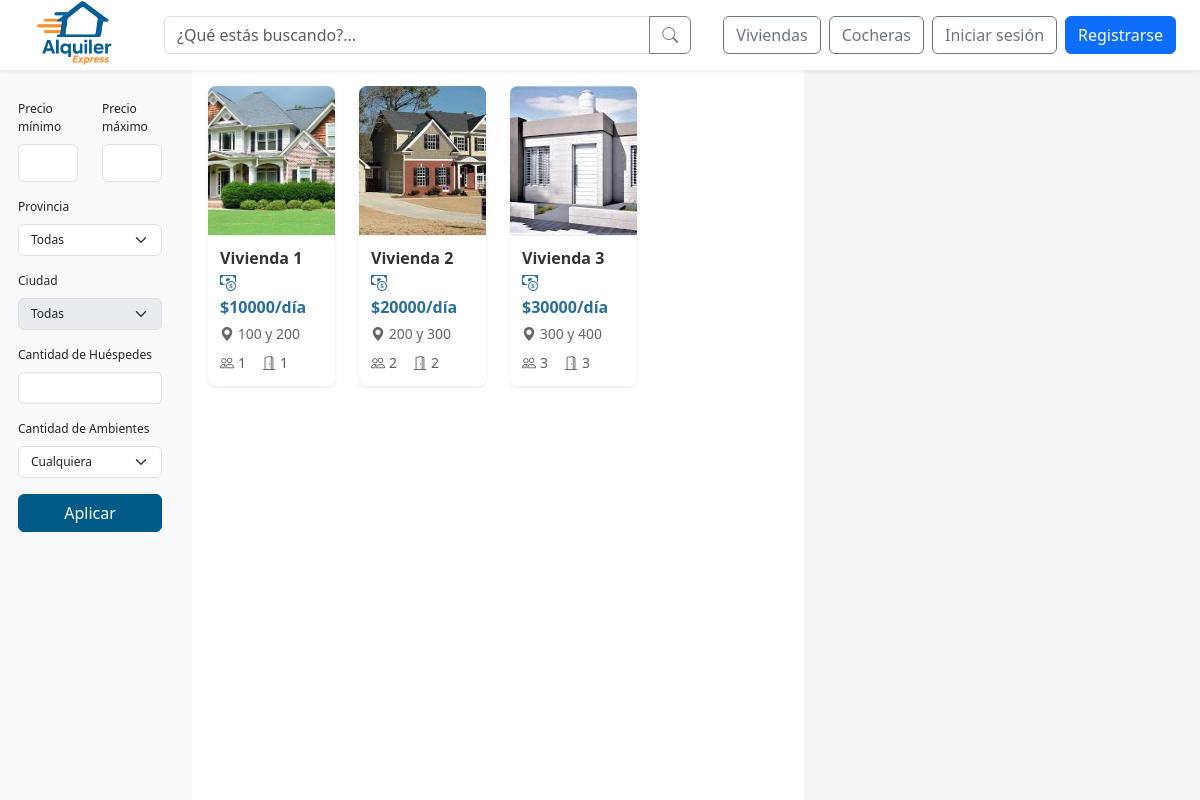
Screenshot of /buscar-inmuebles/ with the database file from the repository.
### web/models.py (models this page shows, shortened)
class Inmueble(models.Model):
    id_inmueble = models.AutoField(primary_key=True)
    nombre = models.CharField(max_length=100, unique=True)
    direccion = models.TextField()
    provincia = models.ForeignKey(Provincia, on_delete=models.SET_NULL, null=True)
    ciudad = models.ForeignKey(Ciudad, on_delete=models.SET_NULL, null=True)
    descripcion = models.TextField()
    cantidad_banios = models.IntegerField()
    cantidad_ambientes = models.IntegerField()
    cantidad_camas = models.IntegerField()
    cantidad_huespedes = models.IntegerField()
    precio_por_dia = models.DecimalField(max_digits=10, decimal_places=2)
    politica_cancelacion = models.TextField()
    fecha_publicacion = models.DateField()
    cochera = models.ForeignKey(Cochera, null=True, blank=True, on_delete=models.SET_NULL)
    estado = models.ForeignKey(Estado, on_delete=models.SET_NULL, null=True)
    empleado = models.ForeignKey(Perfil, null=True, blank=True, on_delete=models.SET_NULL)
    minimo_dias_alquiler = models.PositiveIntegerField(default=1, verbose_name="Mínimo de días de alquiler")
    def first_image(self):
            return self.imagenes.first()

class InmuebleImagen(models.Model):
    id_imagen = models.AutoField(primary_key=True)
    inmueble = models.ForeignKey(Inmueble, related_name='imagenes', on_delete=models.CASCADE)
    imagen = models.ImageField(upload_to='inmuebles/')
    descripcion = models.CharField(max_length=255, blank=True)

### web/views/viewsBusquedas.py (the view)
# urls.py: path('buscar-inmuebles/', viewsBusquedas.buscar_inmuebles, name='buscar_inmuebles'),
def buscar_inmuebles(request):
    query = request.GET.get('q', '').strip()
    precio_min = request.GET.get('precio_min')
    precio_max = request.GET.get('precio_max')
    direccion = request.GET.get('direccion')
    huespedes = request.GET.get('huespedes')
    ambientes = request.GET.get('ambientes')
    camas = request.GET.get('camas')
    banios = request.GET.get('banios')
    provincia_id = request.GET.get('provincia')
    ciudad_id = request.GET.get('ciudad')
    provincias, ciudades = obtener_provincias_y_ciudades('inmueble', provincia_id)
    inmuebles = Inmueble.objects.exclude(estado__nombre__in=['Oculto','Eliminado'])
    if query:
        inmuebles = inmuebles.filter(nombre__icontains=query)
    if provincia_id:
        inmuebles = inmuebles.filter(provincia_id=provincia_id)
    if ciudad_id:
        inmuebles = inmuebles.filter(ciudad_id=ciudad_id)
    if precio_min:
        try:
            inmuebles = inmuebles.filter(precio_por_dia__gte=float(precio_min))
        except ValueError:
            pass
    if precio_max:
        try:
            inmuebles = inmuebles.filter(precio_por_dia__lte=float(precio_max))
        except ValueError:
            pass
    if direccion:
        inmuebles = inmuebles.filter(direccion__icontains=direccion)
    if huespedes:
        inmuebles = inmuebles.filter(cantidad_huespedes__gte=huespedes)
    if ambientes:
        if ambientes.endswith('+'):
            inmuebles = inmuebles.filter(cantidad_ambientes__gte=int(ambientes[:-1]))
        else:
            inmuebles = inmuebles.filter(cantidad_ambientes=int(ambientes))
    if camas:
        if camas.endswith('+'):
            inmuebles = inmuebles.filter(cantidad_camas__gte=int(camas[:-1]))
        else:
            inmuebles = inmuebles.filter(cantidad_camas=int(camas))
    if banios:
        if banios.endswith('+'):
            inmuebles = inmuebles.filter(cantidad_banios__gte=int(banios[:-1]))
        else:
            inmuebles = inmuebles.filter(cantidad_banios=int(banios))
    no_provinces_found = not provincias.exists()
    return render(request, 'busqueda/buscar_inmuebles.html', {
        'inmuebles': inmuebles,
        'query': query,
        'provincias': provincias,
        'ciudades': ciudades,
        'no_provinces_found': no_provinces_found, # Pass this to the template
    })

### web/context_processors.py (called while the page is built, shortened)
def notifications(request):
    return {}

def is_client_context(request):
    return {'is_client': is_client(request.user)}

### web/utils.py (called while the page is built, shortened)
def is_client(user):
    return user.is_authenticated and user.groups.filter(name="cliente").exists()

def obtener_provincias_y_ciudades(tipo='inmueble', provincia_id=None):
    from .models import Provincia, Ciudad
    if tipo == 'inmueble':
        provincias = Provincia.objects.filter(ciudades__inmueble__isnull=False).distinct()
        if provincia_id:
            ciudades = Ciudad.objects.filter(
                provincia_id=provincia_id,
                inmueble__isnull=False
            ).distinct()
        else:
            ciudades = Ciudad.objects.filter(
                inmueble__isnull=False
            ).distinct()
    else:
        provincias = Provincia.objects.none()
        ciudades = Ciudad.objects.none()
    return provincias, ciudades

### web/templates/busqueda/buscar_inmuebles.html (shortened to what this page needs)
{% extends 'base/base_search.html' %}
{% load static %}
{% block search_page_content %}
  <aside class="filtros col-md-2 sidebar bg-light sticky-top">
    <form method="get" data-tipo="inmueble">
      <div class="row mb-3">
        <div class="col">
          <label for="precio_min" class="form-label">Precio mínimo</label>
          <input type="number" class="form-control" name="precio_min" id="precio_min" value="{{ request.GET.precio_min }}">
        </div>
        <div class="col">
          <label for="precio_max" class="form-label">Precio máximo</label>
          <input type="number" class="form-control" name="precio_max" id="precio_max" value="{{ request.GET.precio_max }}">
        </div>
      </div>
      <div class="mb-3">
        <label class="form-label">Provincia</label>
        <select class="form-select filtros__campo" name="provincia" id="provincia-select" {% if no_provinces_found %}disabled{% endif %}>
          <option value="">Todas</option>
        </select>
      </div>
      <div class="mb-3">
        <label class="form-label">Ciudad</label>
        <select class="form-select filtros__campo" name="ciudad" id="ciudad-select" {% if not request.GET.provincia %}disabled{% endif %}>
          <option value="">Todas</option>
        </select>
      </div>
      <div class="mb-3">
        <label class="form-label">Cantidad de Huéspedes</label>
        <input type="number" class="form-control filtros__campo" name="huespedes" min="0" value="{{ request.GET.huespedes }}">
      </div>
      <div class="mb-3">
        <label class="form-label">Cantidad de Ambientes</label>
        <select class="form-select filtros__campo" name="ambientes">
          <option value="">Cualquiera</option>
        </select>
      </div>
      <button class="btn btn-primary w-100 btn-azul">Aplicar</button>
    </form>
  </aside>
    <section class="lista-resultados col-md-6 p-3">
    <div id="lista-inmuebles" class="row">
      {% for inmueble in inmuebles %}
      <div class="col-12 col-md-6 col-lg-3 mb-4">
        <a href="{% url 'detalle_inmueble' inmueble.id_inmueble %}" class="text-decoration-none">
          <div class="propiedad-card card border-0 shadow-sm">
            {% if inmueble.first_image %}
              <img src="{{ inmueble.first_image.imagen.url }}" class="propiedad-imagen card-img-top" alt="{{ inmueble.nombre }}">
            {% else %}
              <img src="{% static 'img/default-property.jpg' %}" class="propiedad-imagen card-img-top" alt="Imagen por defecto">
            {% endif %}
            <div class="propiedad-body card-body">
              <h5 class="propiedad-nombre card-title">{{ inmueble.nombre }}</h5>
              <div class="propiedad-info">
                <p class="propiedad-precio card-text mb-1">
                  <i class="bi bi-cash-coin"></i> ${{ inmueble.precio_por_dia|floatformat:"0" }}/día
                </p>
                <p class="propiedad-direccion card-text mb-2">
                  <i class="bi bi-geo-alt-fill"></i> {{ inmueble.direccion }}
                </p>
                <div class="d-flex flex-wrap gap-2 small text-muted">
                    {% if inmueble.cantidad_huespedes %}
                    <span class="d-flex align-items-center me-2">
                        <i class="bi bi-people me-1"></i> {{ inmueble.cantidad_huespedes }}
                    </span>
                    {% endif %}
                    {% if inmueble.cantidad_ambientes %}
                    <span class="d-flex align-items-center me-2">
                        <i class="bi bi-door-open me-1"></i> {{ inmueble.cantidad_ambientes }}
                    </span>
                    {% endif %}
                </div>
              </div>
            </div>
          </div>
        </a>
      </div>
      {% empty %}
      <div class="col-12">
        <div class="mensaje-vacio alert alert-info" role="alert">
          <i class="bi bi-info-circle"></i> No se encontraron viviendas disponibles.
        </div>
      </div>
      {% endfor %}
    </div>
  </section>
  <aside class="mapa-contenedor col-md-4">
    <div class="mapa-content" id="map" role="region" aria-label="Mapa de Inmuebles disponibles"></div>
  </aside>
{% endblock search_page_content %}

### web/static/css/global.css (style rules this page uses)
:root { --color-azul-alquiler: #005A87; --color-azul-hover: #004466; --color-azul-active: #003347; --color-azul-focus-shadow: rgba(0, 90, 135, 0.25); --color-naranja-alquiler: #F26A1B; --color-naranja-hover: #d85b17; --color-naranja-active: #b84e14; --color-naranja-focus-shadow: rgba(242, 106, 27, 0.25); }
.btn-azul { color: #fff; background-color: var(--color-azul-alquiler); border: 1px solid var(--color-azul-alquiler); transition: color 0.15s ease-in-out, background-color 0.15s ease-in-out, border-color 0.15s ease-in-out, box-shadow 0.15s ease-in-out; }

### web/static/css/busqueda.css (style rules this page uses)
html, body { height: 100%; margin: 0; overflow: hidden; }
body { padding-top: 70px; }
.filtros { background-color: #f8f9fa; font-size: 12px; padding: 30px; flex-shrink: 0; height: 100%; overflow-y: auto; position: relative; }
.filtros__campo { font-size: 12px; }
.lista-resultados { flex-grow: 1; padding: 1rem; height: 100%; overflow-y: auto; }
.propiedad-card { transition: transform 0.3s ease, box-shadow 0.3s ease; border-radius: 0.5rem; overflow: hidden; background: white; height: 300px; margin-bottom: 1.5rem; display: flex; flex-direction: column; }
.propiedad-imagen { width: 100%; height: 150px; object-fit: cover; border-bottom: 1px solid #eee; }
.propiedad-body { padding: 12px; display: flex; flex-direction: column; flex-grow: 1; }
.propiedad-nombre { font-weight: 600; color: #333; margin-bottom: 8px; font-size: 16px; margin-top: auto; margin-bottom: auto; }
.propiedad-info { margin-top: auto; margin-bottom: auto; }
.propiedad-precio { font-weight: 700; color: #2a6f97; margin-bottom: 6px; }
.propiedad-direccion { color: #666; font-size: 14px; margin-bottom: 8px; white-space: nowrap; overflow: hidden; text-overflow: ellipsis; }
.mapa-contenedor { flex-shrink: 0; height: 100%; overflow-y: auto; position: relative; padding: 0; }
.mapa-content { height: 100%; background-color: #f5f5f5; display: flex; align-items: center; justify-content: center; color: #666; }

### rows the page displays
Inmueble: first_image.imagen (picture), nombre "Vivienda 1", precio_por_dia "10000", direccion "100 y 200", cantidad_huespedes "1", cantidad_ambientes "1"
Inmueble: first_image.imagen (picture), nombre "Vivienda 2", precio_por_dia "20000", direccion "200 y 300", cantidad_huespedes "2", cantidad_ambientes "2"
Inmueble: first_image.imagen (picture), nombre "Vivienda 3", precio_por_dia "30000", direccion "300 y 400", cantidad_huespedes "3", cantidad_ambientes "3"
